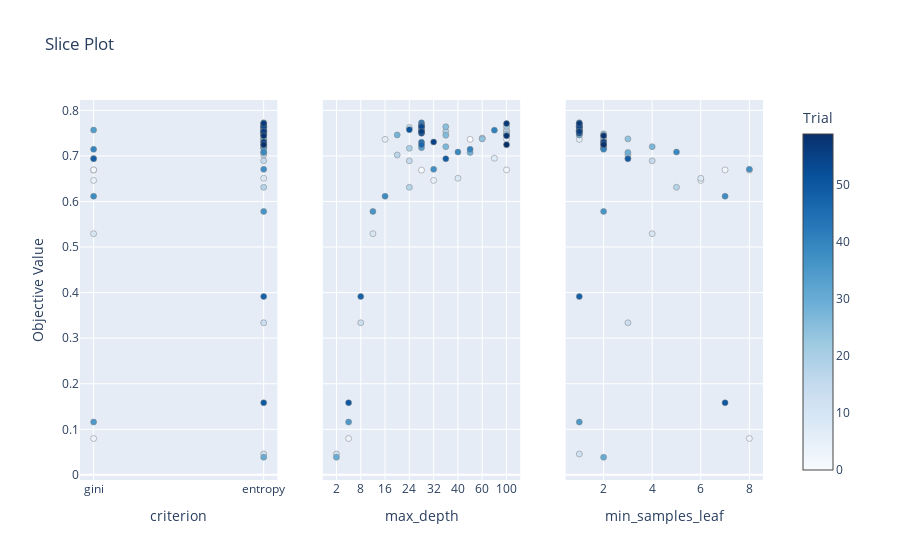

This figure's notebook cell:
### Code cell
# plot the parameter relationship concerning performance
optuna.visualization.plot_slice(study)

### Figure 1 — Plotly figure (JSON) as saved in the notebook; plotly's stock layout.template omitted (floating-point values rounded to 4 significant figures)
{"data": [{"marker": {"color": [0, 1, 2, 3, 4, 5, 6, 7, 8, 9, 10, 11, 12, 13, 14, 15, 16, 17, 18, 19, 20, 21, 22, 23, 24, 25, 26, 27, 28, 29, 30, 31, 32, 33, 34, 35, 36, 37, 38, 39, 40, 41, 42, 43, 44, 45, 46, 47, 48, 49, 50, 51, 52, 53, 54, 55, 56, 57, 58, 59], "colorbar": {"title": {"text": "Trial"}, "x": 1, "xpad": 40}, "colorscale": [[0, "rgb(247,251,255)"], [0.125, "rgb(222,235,247)"], [0.25, "rgb(198,219,239)"], [0.375, "rgb(158,202,225)"], [0.5, "rgb(107,174,214)"], [0.625, "rgb(66,146,198)"], [0.75, "rgb(33,113,181)"], [0.875, "rgb(8,81,156)"], [1, "rgb(8,48,107)"]], "line": {"color": "Grey", "width": 0.5}, "showscale": true}, "mode": "markers", "name": "Feasible Trial", "showlegend": false, "type": "scatter", "x": ["entropy", "gini", "gini", "gini", "gini", "entropy", "entropy", "gini", "entropy", "gini", "entropy", "entropy", "entropy", "entropy", "entropy", "entropy", "entropy", "entropy", "entropy", "entropy", "entropy", "entropy", "entropy", "entropy", "entropy", "entropy", "entropy", "entropy", "entropy", "entropy", "entropy", "entropy", "entropy", "entropy", "gini", "gini", "entropy", "entropy", "gini", "entropy", "gini", "entropy", "entropy", "entropy", "entropy", "entropy", "entropy", "entropy", "entropy", "gini", "entropy", "entropy", "entropy", "entropy", "entropy", "entropy", "entropy", "entropy", "entropy", "entropy"], "xaxis": "x", "y": [0.7364, 0.6689, 0.6693, 0.0798, 0.6462, 0.7365, 0.7363, 0.6949, 0.6509, 0.5293, 0.7561, 0.7542, 0.04578, 0.3338, 0.7625, 0.6892, 0.7391, 0.7021, 0.6312, 0.7536, 0.7167, 0.7645, 0.746, 0.7485, 0.7374, 0.7641, 0.7453, 0.7203, 0.7461, 0.7075, 0.03867, 0.7636, 0.7587, 0.7181, 0.7567, 0.1159, 0.5782, 0.6705, 0.6115, 0.7084, 0.7144, 0.7566, 0.7728, 0.7531, 0.7687, 0.7298, 0.7512, 0.7244, 0.3914, 0.6937, 0.1583, 0.7576, 0.7648, 0.7496, 0.7642, 0.7306, 0.7534, 0.7711, 0.7441, 0.7246], "yaxis": "y"}, {"marker": {"color": [0, 1, 2, 3, 4, 5, 6, 7, 8, 9, 10, 11, 12, 13, 14, 15, 16, 17, 18, 19, 20, 21, 22, 23, 24, 25, 26, 27, 28, 29, 30, 31, 32, 33, 34, 35, 36, 37, 38, 39, 40, 41, 42, 43, 44, 45, 46, 47, 48, 49, 50, 51, 52, 53, 54, 55, 56, 57, 58, 59], "colorbar": {"title": {"text": "Trial"}, "x": 1, "xpad": 40}, "colorscale": [[0, "rgb(247,251,255)"], [0.125, "rgb(222,235,247)"], [0.25, "rgb(198,219,239)"], [0.375, "rgb(158,202,225)"], [0.5, "rgb(107,174,214)"], [0.625, "rgb(66,146,198)"], [0.75, "rgb(33,113,181)"], [0.875, "rgb(8,81,156)"], [1, "rgb(8,48,107)"]], "line": {"color": "Grey", "width": 0.5}, "showscale": false}, "mode": "markers", "name": "Feasible Trial", "showlegend": false, "type": "scatter", "x": [50, 28, 100, 4, 32, 100, 16, 80, 40, 12, 100, 100, 2, 8, 24, 24, 60, 20, 24, 36, 24, 100, 100, 100, 60, 36, 36, 36, 20, 50, 2, 28, 28, 28, 28, 4, 12, 32, 16, 40, 50, 80, 28, 28, 28, 28, 28, 28, 8, 36, 4, 24, 28, 28, 28, 32, 28, 100, 100, 100], "xaxis": "x2", "y": [0.7364, 0.6689, 0.6693, 0.0798, 0.6462, 0.7365, 0.7363, 0.6949, 0.6509, 0.5293, 0.7561, 0.7542, 0.04578, 0.3338, 0.7625, 0.6892, 0.7391, 0.7021, 0.6312, 0.7536, 0.7167, 0.7645, 0.746, 0.7485, 0.7374, 0.7641, 0.7453, 0.7203, 0.7461, 0.7075, 0.03867, 0.7636, 0.7587, 0.7181, 0.7567, 0.1159, 0.5782, 0.6705, 0.6115, 0.7084, 0.7144, 0.7566, 0.7728, 0.7531, 0.7687, 0.7298, 0.7512, 0.7244, 0.3914, 0.6937, 0.1583, 0.7576, 0.7648, 0.7496, 0.7642, 0.7306, 0.7534, 0.7711, 0.7441, 0.7246], "yaxis": "y2"}, {"marker": {"color": [0, 1, 2, 3, 4, 5, 6, 7, 8, 9, 10, 11, 12, 13, 14, 15, 16, 17, 18, 19, 20, 21, 22, 23, 24, 25, 26, 27, 28, 29, 30, 31, 32, 33, 34, 35, 36, 37, 38, 39, 40, 41, 42, 43, 44, 45, 46, 47, 48, 49, 50, 51, 52, 53, 54, 55, 56, 57, 58, 59], "colorbar": {"title": {"text": "Trial"}, "x": 1, "xpad": 40}, "colorscale": [[0, "rgb(247,251,255)"], [0.125, "rgb(222,235,247)"], [0.25, "rgb(198,219,239)"], [0.375, "rgb(158,202,225)"], [0.5, "rgb(107,174,214)"], [0.625, "rgb(66,146,198)"], [0.75, "rgb(33,113,181)"], [0.875, "rgb(8,81,156)"], [1, "rgb(8,48,107)"]], "line": {"color": "Grey", "width": 0.5}, "showscale": false}, "mode": "markers", "name": "Feasible Trial", "showlegend": false, "type": "scatter", "x": [2, 8, 7, 8, 6, 2, 1, 3, 6, 4, 1, 1, 1, 3, 1, 4, 2, 3, 5, 1, 2, 1, 1, 2, 3, 1, 2, 4, 1, 3, 2, 1, 1, 2, 1, 1, 2, 8, 7, 5, 2, 1, 1, 1, 1, 2, 1, 2, 1, 3, 7, 1, 1, 1, 1, 2, 1, 1, 2, 2], "xaxis": "x3", "y": [0.7364, 0.6689, 0.6693, 0.0798, 0.6462, 0.7365, 0.7363, 0.6949, 0.6509, 0.5293, 0.7561, 0.7542, 0.04578, 0.3338, 0.7625, 0.6892, 0.7391, 0.7021, 0.6312, 0.7536, 0.7167, 0.7645, 0.746, 0.7485, 0.7374, 0.7641, 0.7453, 0.7203, 0.7461, 0.7075, 0.03867, 0.7636, 0.7587, 0.7181, 0.7567, 0.1159, 0.5782, 0.6705, 0.6115, 0.7084, 0.7144, 0.7566, 0.7728, 0.7531, 0.7687, 0.7298, 0.7512, 0.7244, 0.3914, 0.6937, 0.1583, 0.7576, 0.7648, 0.7496, 0.7642, 0.7306, 0.7534, 0.7711, 0.7441, 0.7246], "yaxis": "y3"}], "layout": {"title": {"text": "Slice Plot"}, "xaxis": {"anchor": "y", "categoryarray": ["gini", "entropy"], "categoryorder": "array", "domain": [0, 0.2889], "title": {"text": "criterion"}, "type": "category"}, "xaxis2": {"anchor": "y2", "categoryarray": [2, 4, 8, 12, 16, 20, 24, 28, 32, 36, 40, 50, 60, 80, 100], "categoryorder": "array", "domain": [0.3556, 0.6444], "title": {"text": "max_depth"}, "type": "category"}, "xaxis3": {"anchor": "y3", "domain": [0.7111, 1], "title": {"text": "min_samples_leaf"}}, "yaxis": {"anchor": "x", "domain": [0, 1], "title": {"text": "Objective Value"}}, "yaxis2": {"anchor": "x2", "domain": [0, 1], "matches": "y", "showticklabels": false}, "yaxis3": {"anchor": "x3", "domain": [0, 1], "matches": "y", "showticklabels": false}}}
